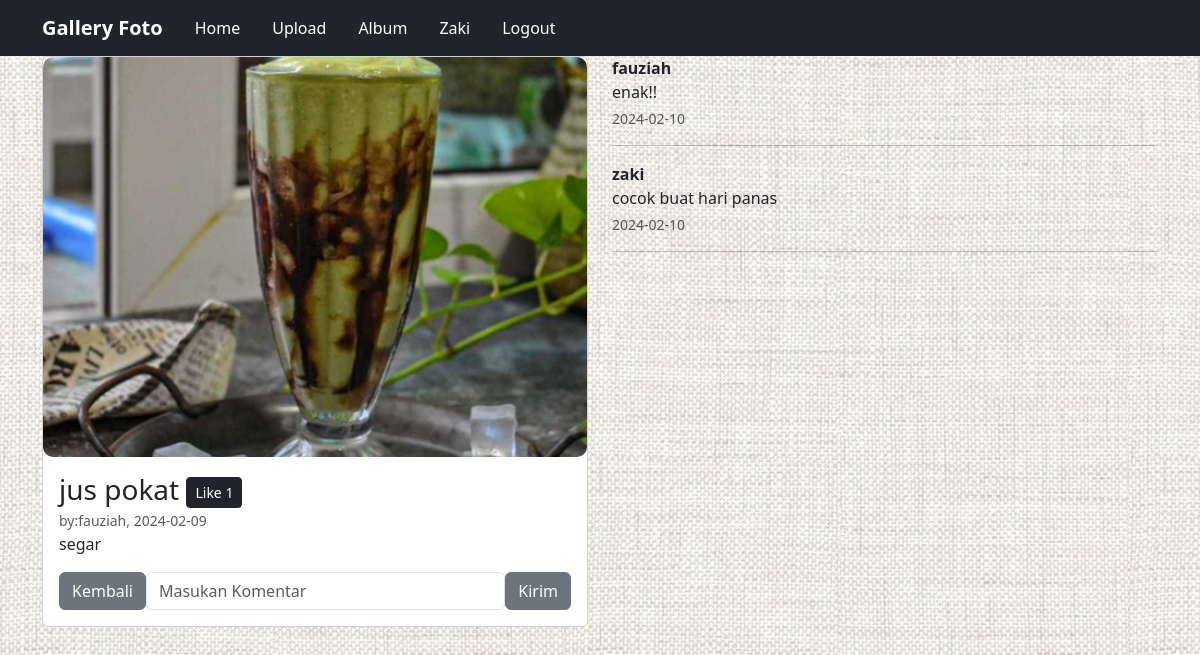
The app's page /?url=detail&&id=1 (signed in) with its own data.
### tables this page shows
CREATE TABLE `foto` (
  `fotoid` int(11) NOT NULL,
  `judulfoto` varchar(255) NOT NULL,
  `deskripsifoto` text NOT NULL,
  `tanggalungah` date NOT NULL,
  `lokasifile` varchar(255) NOT NULL,
  `albumid` int(11) NOT NULL,
  `userid` int(11) NOT NULL
);

CREATE TABLE `user` (
  `userid` int(11) NOT NULL,
  `username` varchar(255) NOT NULL,
  `password` varchar(255) NOT NULL,
  `email` varchar(255) NOT NULL,
  `namalengkap` varchar(255) NOT NULL,
  `alamat` text NOT NULL
);

CREATE TABLE `komentarfoto` (
  `komentarid` int(11) NOT NULL,
  `fotoid` int(11) NOT NULL,
  `userid` int(11) NOT NULL,
  `isikomentar` text NOT NULL,
  `tanggalkomentar` date NOT NULL
);

### page/detail.php (the view, shortened to what this page needs)
<?php
$details=mysqli_query($conn, "SELECT * FROM foto INNER JOIN user ON foto.userid=user.userid WHERE foto.fotoid='$_GET[id]'");
$data=mysqli_fetch_array($details);
$likes=mysqli_num_rows(mysqli_query($conn, "SELECT * FROM likefoto WHERE fotoid='$_GET[id]'"));
$cek=mysqli_num_rows(mysqli_query($conn, "SELECT * FROM likefoto WHERE fotoid='$_GET[id]' AND userid='".@$_SESSION['user_id']."'"));
?>
<div class="container">
   <div class="row">
      <div class="col-6">
         <div class="card">
            <img src="uploads/<?= $data['lokasifile'] ?>" alt="<?= $data['judulfoto'] ?>" class="object-fit-cover" style="max-width: 100%; height: auto; max-height: 400px;">
            <div class="card-body">
               <h3 class="card-title mb-0"><?= $data['judulfoto'] ?> <a href="<?php if(isset($_SESSION['user_id'])){echo '?url=like&&id='.$data['fotoid'].'';}else{echo 'login.php';} ?>" class="btn-dark btn btn-sm"><?php if($cek==0){echo 'Like';}else{echo 'Dislike';} ?> <?= $likes ?></a></h3>
               <small class="text-muted mb-3">by:<?= $data['username'] ?>, <?= $data['tanggalungah'] ?></small>
               <p><?= $data['deskripsifoto'] ?></p>
               <form action="?url=detail" method="post">
                  <div class="form-group d-flex flex-row">
                     <a href="?url=home" class="btn btn-secondary">Kembali</a>
                     <?php if(isset($_SESSION['user_id'])): ?>
                        <input type="text" class="form-control" name="komentar" required placeholder="Masukan Komentar">
                        <input type="submit" value="Kirim" name="submit" class="btn btn-secondary">
                     <?php endif; ?>
                  </div>
               </form>
            </div>
         </div>
      </div>
      <div class="col-6">
         <?php $UserID=@$_SESSION["user_id"]; $komen=mysqli_query($conn, "SELECT * FROM komentarfoto INNER JOIN user ON komentarfoto.Userid=user.Userid INNER JOIN foto ON komentarfoto.Fotoid=foto.Fotoid WHERE komentarfoto.Fotoid='$_GET[id]'");
         foreach($komen as $komens): ?>
         <p class="mb-0 fw-bold"><?= $komens['username'] ?></p>
         <p class="mb-1"><?= $komens['isikomentar'] ?></p>
         <p class="text-muted small mb-0"><?= $komens['tanggalkomentar'] ?></p>
         <hr>
         <?php endforeach; ?>
      </div>
   </div>
</div>

### assets/css/style.css (style rules this page uses)
img { border-radius: 10px; }

### index.php (style rules this page uses)
body { background-image: url(assets/img/denim.jpg); }

### records on screen
foto: lokasifile (picture), judulfoto "jus pokat", userid.username "fauziah", tanggalungah "2024-02-09", deskripsifoto "segar"
komentarfoto: userid.username "fauziah", isikomentar "enak!!", tanggalkomentar "2024-02-10"
komentarfoto: userid.username "zaki", isikomentar "cocok buat hari panas", tanggalkomentar "2024-02-10"

### other values on screen
$_SESSION['username'] "Zaki"
$likes "1"
